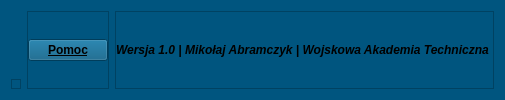
     <widget class="QFrame" name="footer_main_frame">
      <property name="styleSheet">
       <string notr="true">background-color: rgb(0, 85, 127);</string>
      </property>
      <property name="frameShape">
       <enum>QFrame::NoFrame</enum>
      </property>
      <property name="frameShadow">
       <enum>QFrame::Raised</enum>
      </property>
      <layout class="QHBoxLayout" name="horizontalLayout_5">
       <item alignment="Qt::AlignBottom">
        <widget class="QFrame" name="size_grip">
         <property name="minimumSize">
          <size>
           <width>10</width>
           <height>10</height>
          </size>
         </property>
         <property name="maximumSize">
          <size>
           <width>10</width>
           <height>10</height>
          </size>
         </property>
         <property name="frameShape">
          <enum>QFrame::StyledPanel</enum>
         </property>
         <property name="frameShadow">
          <enum>QFrame::Raised</enum>
         </property>
        </widget>
       </item>
       <item alignment="Qt::AlignLeft">
        <widget class="QFrame" name="footer_right_frame">
         <property name="frameShape">
          <enum>QFrame::StyledPanel</enum>
         </property>
         <property name="frameShadow">
          <enum>QFrame::Raised</enum>
         </property>
         <layout class="QHBoxLayout" name="horizontalLayout_7">
          <property name="spacing">
           <number>0</number>
          </property>
          <property name="leftMargin">
           <number>0</number>
          </property>
          <property name="topMargin">
           <number>0</number>
          </property>
          <property name="rightMargin">
           <number>0</number>
          </property>
          <property name="bottomMargin">
           <number>0</number>
          </property>
          <item>
           <widget class="QPushButton" name="pushButton_2">
            <property name="font">
             <font>
              <weight>75</weight>
              <bold>true</bold>
              <underline>true</underline>
             </font>
            </property>
            <property name="text">
             <string>Pomoc</string>
            </property>
           </widget>
          </item>
         </layout>
        </widget>
       </item>
       <item>
        <widget class="QFrame" name="footer_left_frame">
         <property name="frameShape">
          <enum>QFrame::StyledPanel</enum>
         </property>
         <property name="frameShadow">
          <enum>QFrame::Raised</enum>
         </property>
         <layout class="QHBoxLayout" name="horizontalLayout_6">
          <property name="spacing">
           <number>0</number>
          </property>
          <property name="leftMargin">
           <number>0</number>
          </property>
          <property name="topMargin">
           <number>0</number>
          </property>
          <property name="rightMargin">
           <number>0</number>
          </property>
          <property name="bottomMargin">
           <number>0</number>
          </property>
          <item alignment="Qt::AlignRight">
           <widget class="QLabel" name="label_3">
            <property name="font">
             <font>
              <family>Arial</family>
              <weight>75</weight>
              <italic>true</italic>
              <bold>true</bold>
              <underline>false</underline>
              <strikeout>false</strikeout>
              <kerning>true</kerning>
             </font>
            </property>
            <property name="text">
             <string>Wersja 1.0 | Mikołaj Abramczyk | Wojskowa Akademia Techniczna </string>
            </property>
           </widget>
          </item>
         </layout>
        </widget>
       </item>
      </layout>
     </widget>
